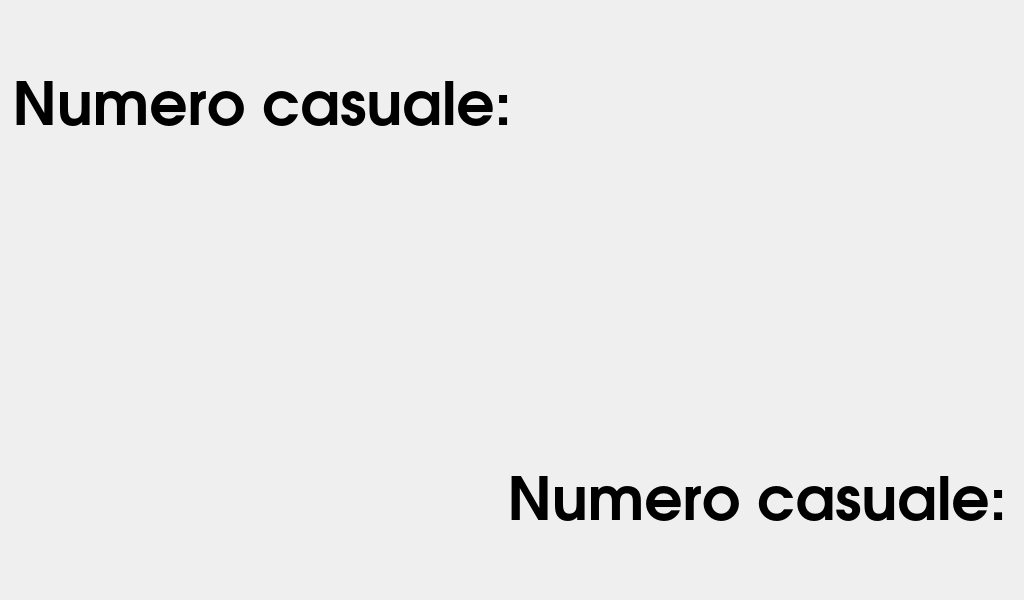
<?xml version="1.0" encoding="UTF-8"?>
<ui version="4.0">
 <class>MainWindow</class>
 <widget class="QMainWindow" name="MainWindow">
  <property name="windowModality">
   <enum>Qt::WindowModality::ApplicationModal</enum>
  </property>
  <property name="geometry">
   <rect>
    <x>0</x>
    <y>0</y>
    <width>1024</width>
    <height>600</height>
   </rect>
  </property>
  <property name="font">
   <font>
    <family>URW Gothic</family>
    <bold>true</bold>
   </font>
  </property>
  <property name="windowTitle">
   <string>MainWindow</string>
  </property>
  <widget class="QWidget" name="centralwidget">
   <widget class="QLabel" name="lAX">
    <property name="geometry">
     <rect>
      <x>10</x>
      <y>30</y>
      <width>521</width>
      <height>141</height>
     </rect>
    </property>
    <property name="sizeIncrement">
     <size>
      <width>0</width>
      <height>0</height>
     </size>
    </property>
    <property name="font">
     <font>
      <family>URW Gothic</family>
      <pointsize>45</pointsize>
      <bold>true</bold>
     </font>
    </property>
    <property name="text">
     <string>Numero casuale: </string>
    </property>
    <property name="scaledContents">
     <bool>false</bool>
    </property>
    <property name="alignment">
     <set>Qt::AlignmentFlag::AlignCenter</set>
    </property>
   </widget>
   <widget class="QLabel" name="lAY">
    <property name="enabled">
     <bool>true</bool>
    </property>
    <property name="geometry">
     <rect>
      <x>510</x>
      <y>430</y>
      <width>511</width>
      <height>131</height>
     </rect>
    </property>
    <property name="font">
     <font>
      <family>URW Gothic</family>
      <pointsize>45</pointsize>
      <bold>true</bold>
     </font>
    </property>
    <property name="frameShape">
     <enum>QFrame::Shape::NoFrame</enum>
    </property>
    <property name="text">
     <string>Numero casuale: </string>
    </property>
    <property name="scaledContents">
     <bool>false</bool>
    </property>
    <property name="alignment">
     <set>Qt::AlignmentFlag::AlignCenter</set>
    </property>
   </widget>
  </widget>
 </widget>
 <resources/>
 <connections/>
</ui>
